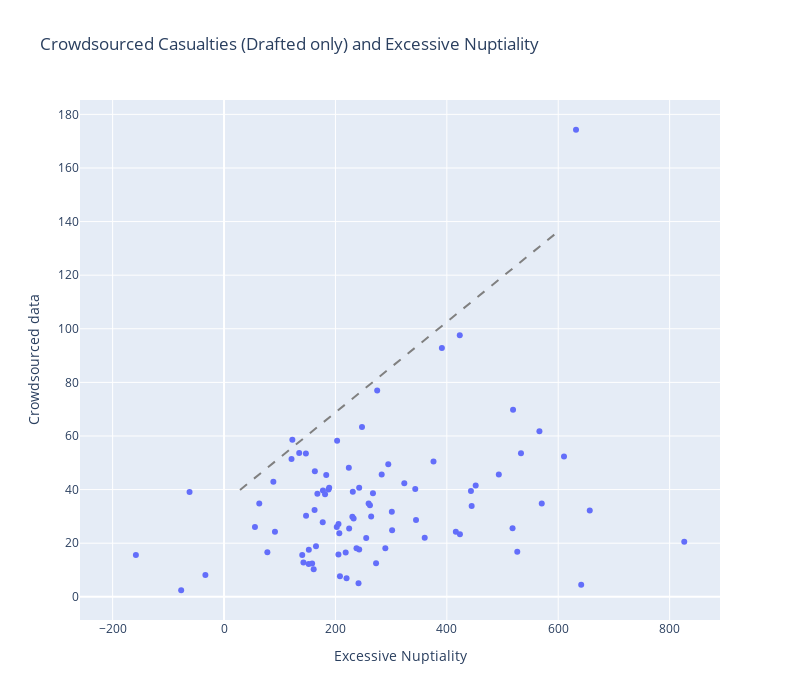

Notebook code for this chart:
### Markdown cell above
# Only confirmed drafted Deaths

### Code cell
fig = px.scatter(
    df_full,
    x='Excessive Marriages per100k',
    y='Drafted',
    hover_name='Region',
    title="Crowdsourced Casualties (Drafted only) and Excessive Nuptiality",
    labels={"Excessive Marriages per100k": "Excessive Nuptiality", "Drafted": "Crowdsourced data"},
    width=800, height=700
)



fig.show()

### Figure 1 — Plotly figure (JSON) as saved in the notebook; plotly's stock layout.template omitted (floating-point values rounded to 4 significant figures)
{"data": [{"hovertemplate": "<b>%{hovertext}</b><br><br>Excessive Nuptiality=%{x}<br>Crowdsourced data=%{y}<extra></extra>", "hovertext": ["Алтайский край", "Амурская область", "Архангельская область без АО", "Астраханская область", "Белгородская область", "Брянская область", "Владимирская область", "Волгоградская область", "Вологодская область", "Воронежская область", "Еврейская АО", "Забайкальский край", "Ивановская область", "Иркутская область", "Кабардино-Балкария", "Калининградская область", "Калужская область", "Камчатский край", "Карачаево-Черкесия", "Кемеровская область", "Кировская область", "Костромская область", "Краснодарский край", "Красноярский край", "Курганская область", "Курская область", "Ленинградская область", "Липецкая область", "Магаданская область", "Москва", "Московская область", "Мурманская область", "Ненецкий АО", "Нижегородская область", "Новгородская область", "Новосибирская область", "Омская область", "Оренбургская область", "Орловская область", "Пензенская область", "Пермский край", "Приморский край", "Псковская область", "Республика Адыгея", "Республика Алтай", "Республика Башкортостан", "Республика Бурятия", "Республика Дагестан", "Республика Ингушетия", "Республика Калмыкия", "Республика Карелия", "Республика Коми", "Республика Крым", "Республика Марий Эл", "Республика Мордовия", "Республика Татарстан", "Республика Тыва", "Республика Хакасия", "Ростовская область", "Рязанская область", "Самарская область", "Санкт-Петербург", "Саратовская область", "Сахалинская область", "Свердловская область", "Севастополь", "Северная Осетия", "Смоленская область", "Ставропольский край", "Тамбовская область", "Тверская область", "Томская область", "Тульская область", "Тюменская область без АО", "Удмуртская Республика", "Ульяновская область", "Хабаровский край", "Ханты-Мансийский АО", "Челябинская область", "Чеченская Республика", "Чувашская Республика", "Чукотский АО", "Якутия", "Ямало-Hенецкий АО", "Ярославская область"], "legendgroup": "", "marker": {"color": "#636efa", "symbol": "circle"}, "mode": "markers", "name": "", "orientation": "v", "showlegend": false, "type": "scatter", "x": [343.3, 826.2, 247.7, 63.26, 267.4, 163.0, 224.6, 224.0, 242.6, 207.0, 641.2, 610.3, 262.0, 283.0, -33.48, 518.0, 147.2, 493.3, 161.0, 416.2, 231.2, 360.3, 218.4, 301.2, 301.8, 183.5, 242.7, 187.5, 391.1, 241.4, 272.9, 205.4, 177.6, 152.2, 376.1, 344.7, 443.3, 134.9, 167.6, 165.1, 259.5, 570.4, 444.6, 219.9, 533.1, 122.6, 631.9, -158.2, -76.97, 121.1, 451.8, 188.7, 142.6, 147.0, 88.54, 203.0, 566.2, 518.9, 202.4, 140.4, 181.3, 208.1, 255.2, 656.5, 323.6, 158.1, -61.93, 289.6, 152.0, 91.42, 294.8, 177.2, 237.8, 423.5, 77.8, 205.5, 526.5, 162.5, 264.1, -194.4, 55.5, 423.2, 275.0, 230.4, 232.6], "xaxis": "x", "y": [40.18, 20.54, 63.35, 34.78, 38.67, 46.85, 25.45, 48.17, 40.71, 23.7, 4.525, 52.33, 34.13, 45.66, 8.166, 25.54, 30.2, 45.6, 10.27, 24.3, 39.16, 22.0, 16.57, 31.77, 24.87, 45.45, 17.69, 40.03, 92.8, 5.058, 12.48, 15.79, 39.63, 17.52, 50.45, 28.66, 39.45, 53.67, 38.41, 18.85, 34.77, 34.78, 33.84, 6.96, 53.59, 58.6, 174.3, 15.55, 2.443, 51.44, 41.51, 40.73, 12.84, 53.5, 42.88, 58.25, 61.78, 69.78, 26.03, 15.58, 38.31, 7.662, 21.94, 32.16, 42.32, 12.47, 39.08, 18.09, 12.22, 24.25, 49.42, 27.81, 18.07, 23.35, 16.6, 27.15, 16.85, 32.36, 29.93, null, 26.01, 97.57, 76.99, 29.83, 29.23], "yaxis": "y"}], "layout": {"height": 700, "legend": {"tracegroupgap": 0}, "shapes": [{"line": {"color": "gray", "dash": "dash"}, "type": "line"}], "title": {"text": "Crowdsourced Casualties (Drafted only) and Excessive Nuptiality"}, "width": 800, "xaxis": {"anchor": "y", "domain": [0, 1], "title": {"text": "Excessive Nuptiality"}}, "yaxis": {"anchor": "x", "domain": [0, 1], "title": {"text": "Crowdsourced data"}}}}
